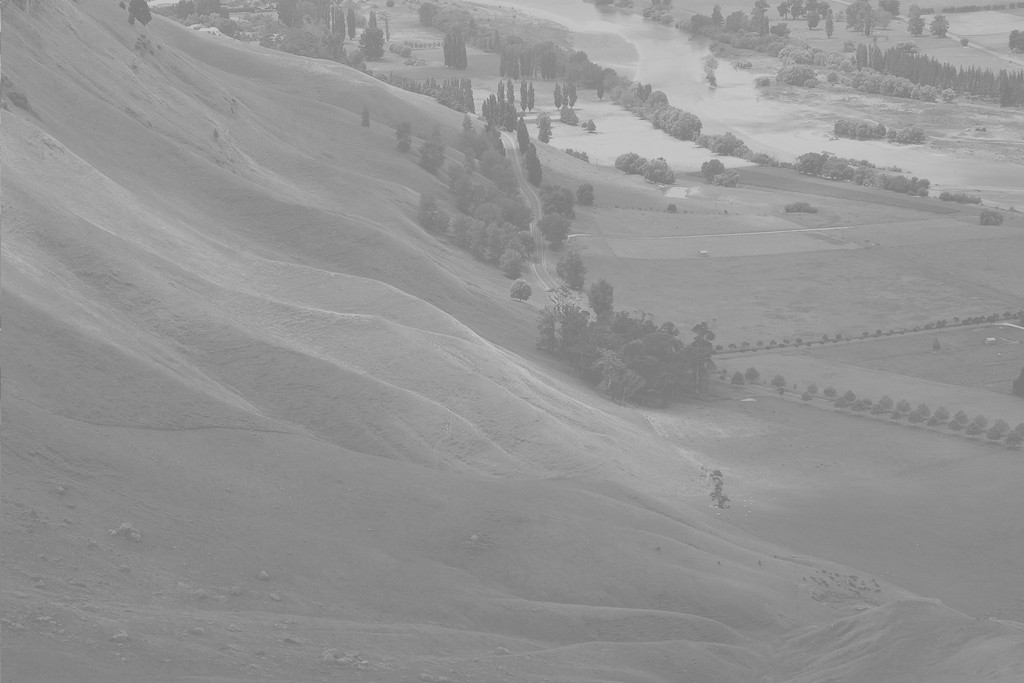
#> input picture openCV-training/data/wiki.jpg, 1024 x 683 px
$ python histogram_equalization.py
#> lines starting #> are read from the running program, lines starting #| are printed output that depends on the picture
import numpy as np
import cv2 as cv
from matplotlib import pyplot as plt

img = cv.imread('data/wiki.jpg', 0)
#> img is the input picture: shape (683, 1024); min 114, max 208, mean 148

hist, bins = np.histogram(img.flatten(), 256, [0, 256])
#> hist = 256 values, max 28701 at index 137, min 0 at index 0, mean 2732; bins = 257 values from 0 to 256

cdf = hist.cumsum()
#> cdf = 256 values from 0 to 699392
cdf_normalized = cdf * float(hist.max()) / cdf.max()
#> cdf_normalized = 256 values from 0 to 28701


plt.subplot(221)
plt.imshow(img, cmap='gray')

plt.subplot(222)
plt.plot(cdf_normalized, color='b')
plt.hist(img.flatten(), 256, [0, 256], color='r')
plt.xlim([0, 256])
plt.legend(('cdf', 'histogram'), loc='upper left')
# plt.show()


cdf_m = np.ma.masked_equal(cdf, 0)
cdf_m = (cdf_m - cdf_m.min()) * 255 / (cdf_m.max() - cdf_m.min())
cdf = np.ma.filled(cdf_m, 0).astype('uint8')
#> cdf = 256 values from 0 to 255

img2 = cdf[img]
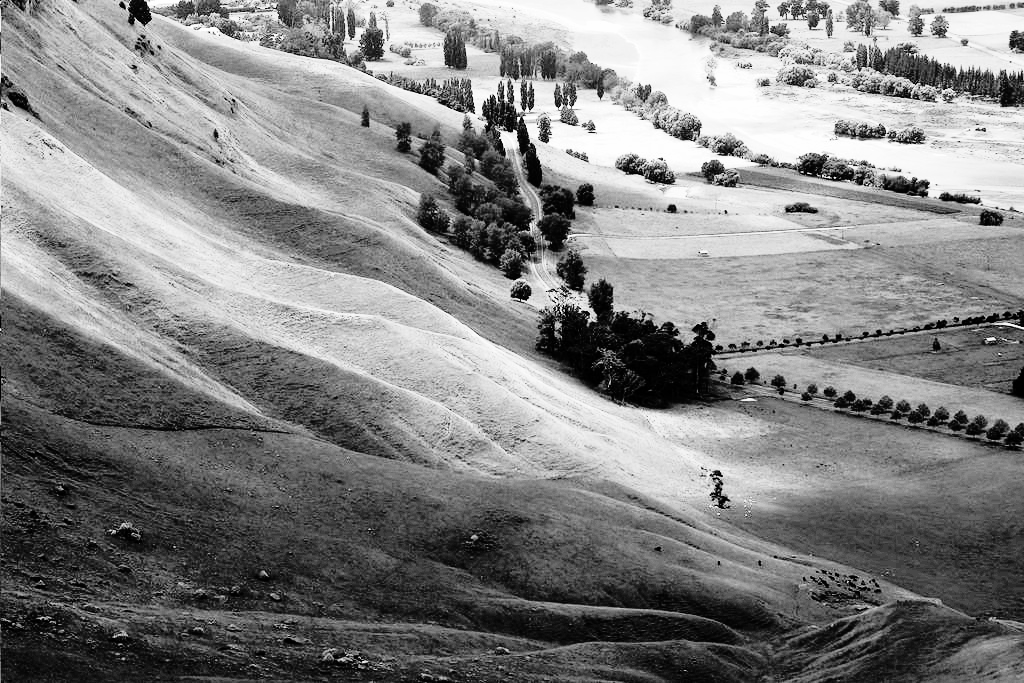
#> img2: shape (683, 1024); min 0, max 255, mean 130

hist, bins = np.histogram(img2.flatten(), 256, [0, 256])
#> hist = 256 values, max 28701 at index 62, min 0 at index 6, mean 2732

cdf = hist.cumsum()
#> cdf = 256 values from 1944 to 699392
cdf_normalized = cdf * float(hist.max()) / cdf.max()
#> cdf_normalized = 256 values from 79.78 to 28701

plt.subplot(223)
plt.imshow(img2, cmap='gray')

plt.subplot(224)
plt.plot(cdf_normalized, color='b')
plt.hist(img2.flatten(), 256, [0, 256], color='r')
plt.xlim([0, 256])
plt.legend(('cdf', 'histogram'), loc='upper left')
plt.show()
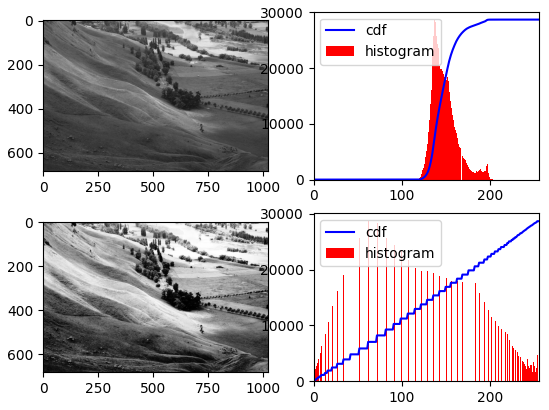
#> figure drawn by matplotlib, 4 panels; panel 2: tallest bar 28701 high, from x = 137 to 138; panel 2: curve peaks at x = 208, y = 28701; panel 4: tallest bar 28701 high, from x = 62 to 63; panel 4: curve peaks at x = 255, y = 28701


equ = cv.equalizeHist(img)
res = np.hstack((img, equ))
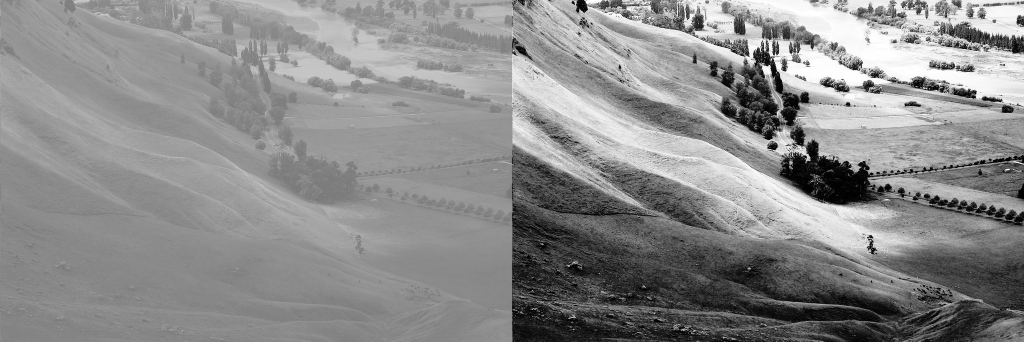
#> res: shape (683, 2048) (shown at 1/2 size); min 0, max 255, mean 139.3

plt.imshow(res, cmap='gray')
plt.show()


tsukuba = cv.imread('data/tsukuba_l.jpg', 0)
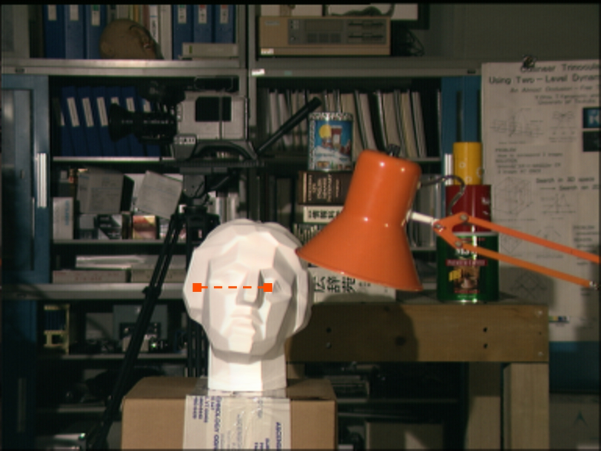
#> input picture openCV-training/data/tsukuba_l.jpg, 1201 x 901 px (shown at 1/2 size)
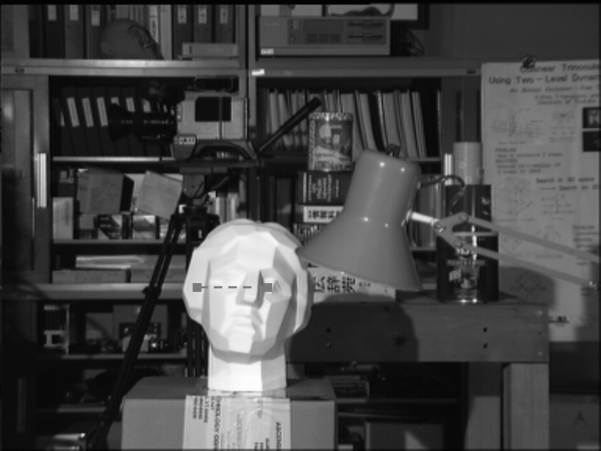
#> tsukuba: shape (901, 1201) (shown at 1/2 size); min 0, max 255, mean 68.3

# create a CLAHE object
clahe = cv.createCLAHE(clipLimit=2.0, tileGridSize=(8, 8))
cl1 = clahe.apply(tsukuba)
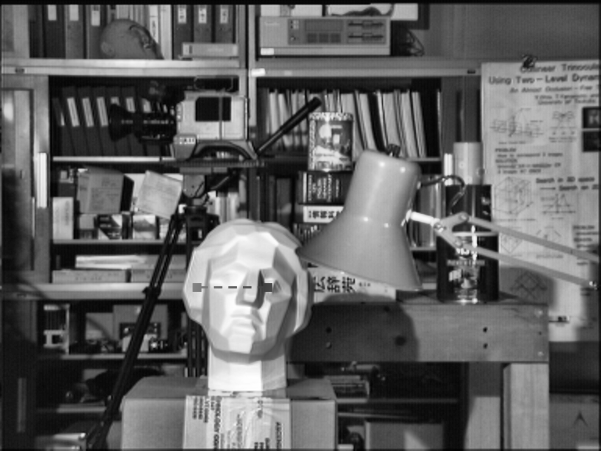
#> cl1: shape (901, 1201) (shown at 1/2 size); min 0, max 255, mean 96.5

plt.imshow(np.hstack((tsukuba, cv.equalizeHist(tsukuba), cl1)), cmap='gray')
plt.show()
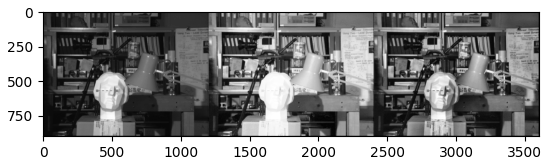
#> figure drawn by matplotlib, 1 panel
